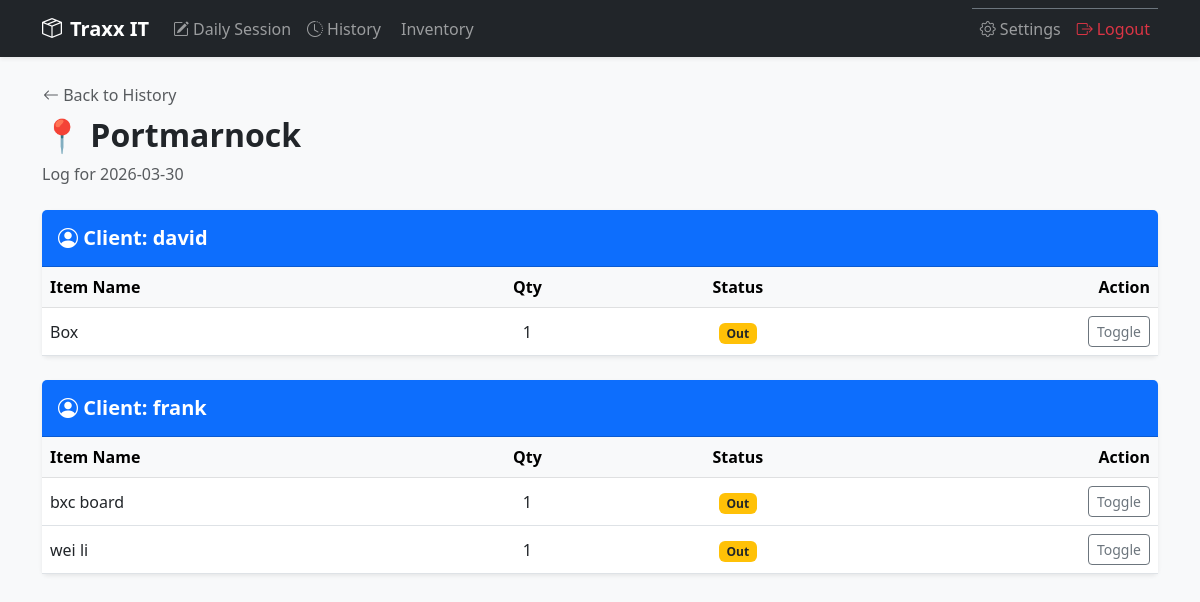
The page /history/2026-03-30/1 (signed in) on the database its author committed.
### models.py (models this page shows)
class Place(db.Model):
    id = db.Column(db.Integer, primary_key=True)
    name = db.Column(db.String(100), nullable=False)
    is_active = db.Column(db.Boolean, default=True)

class Client(db.Model):
    id = db.Column(db.Integer, primary_key=True)
    name = db.Column(db.String(100), nullable=False)
    is_active = db.Column(db.Boolean, default=True)

class DayRecord(db.Model):
    __tablename__ = 'day_record'
    id = db.Column(db.Integer, primary_key=True)
    timestamp = db.Column(db.DateTime, default=datetime.utcnow)
    item_id = db.Column(db.Integer, db.ForeignKey('item.id'))
    place_id = db.Column(db.Integer, db.ForeignKey('place.id'))
    client_id = db.Column(db.Integer, db.ForeignKey('client.id'))
    user_id = db.Column(db.Integer, db.ForeignKey('user.id'))
    quantity_out = db.Column(db.Integer, nullable=False)
    is_returned = db.Column(db.Boolean, default=False)
    item = db.relationship('Item', backref='records')
    place = db.relationship('Place', backref='records')
    client = db.relationship('Client', backref='records')

class Item(db.Model):
    id = db.Column(db.Integer, primary_key=True)
    name = db.Column(db.String(100), nullable=False)
    quantity = db.Column(db.Integer, default=0)
    user_id = db.Column(db.Integer, db.ForeignKey('user.id'))

### app.py (the view)
@app.route('/history/<ts>/<int:place_id>')
def session_details(ts, place_id):
    if 'user_id' not in session:
        return redirect(url_for('login'))
    place = Place.query.get_or_404(place_id)
    records = DayRecord.query.filter(
        func.date(DayRecord.timestamp) == ts,
        DayRecord.place_id == place_id
    ).all()
    grouped_data = {}
    for r in records:
        client_name = r.client.name
        if client_name not in grouped_data:
            grouped_data[client_name] = []
        grouped_data[client_name].append(r)
    return render_template('session_details.html',
                           grouped_data=grouped_data,
                           place=place,
                           ts=ts)

### templates/session_details.html
{% extends "base.html" %}
{% block content %}
<div class="mb-4">
    <a href="{{ url_for('history') }}" class="btn btn-link p-0 text-decoration-none text-muted"><i class="bi bi-arrow-left"></i> Back to History</a>
    <h2 class="fw-bold mt-2">📍 {{ place.name }}</h2>
    <p class="text-muted">Log for {{ ts }}</p>
</div>
{% for client_name, items in grouped_data.items() %}
<div class="card shadow-sm border-0 mb-4">
    <div class="card-header bg-primary text-white py-3">
        <h5 class="mb-0 fw-bold"><i class="bi bi-person-circle"></i> Client: {{ client_name }}</h5>
    </div>
    <div class="table-responsive">
        <table class="table align-middle mb-0">
            <thead class="table-light">
                <tr><th>Item Name</th><th class="text-center">Qty</th><th class="text-center">Status</th><th class="text-end">Action</th></tr>
            </thead>
            <tbody>
                {% for r in items %}
                <tr class="{{ 'table-success' if r.is_returned else '' }}">
                    <td>{{ r.item.name }}</td>
                    <td class="text-center">{{ r.quantity_out }}</td>
                    <td class="text-center">
                        <span class="badge {{ 'bg-success' if r.is_returned else 'bg-warning text-dark' }}">
                            {{ 'Returned' if r.is_returned else 'Out' }}
                        </span>
                    </td>
                    <td class="text-end">
                        <a href="{{ url_for('toggle_return', record_id=r.id) }}" class="btn btn-sm btn-outline-secondary">Toggle</a>
                    </td>
                </tr>
                {% endfor %}
            </tbody>
        </table>
    </div>
</div>
{% endfor %}
{% endblock %}

### rows shown on the page
Place: name "Portmarnock"
Client: name "david"
DayRecord: item.name "Box", quantity_out "1", is_returned "Out"
Client: name "frank"
DayRecord: item.name "bxc board", quantity_out "1", is_returned "Out"
DayRecord: item.name "wei li", quantity_out "1", is_returned "Out"

### other values the page prints
{{ ts }} "2026-03-30"
